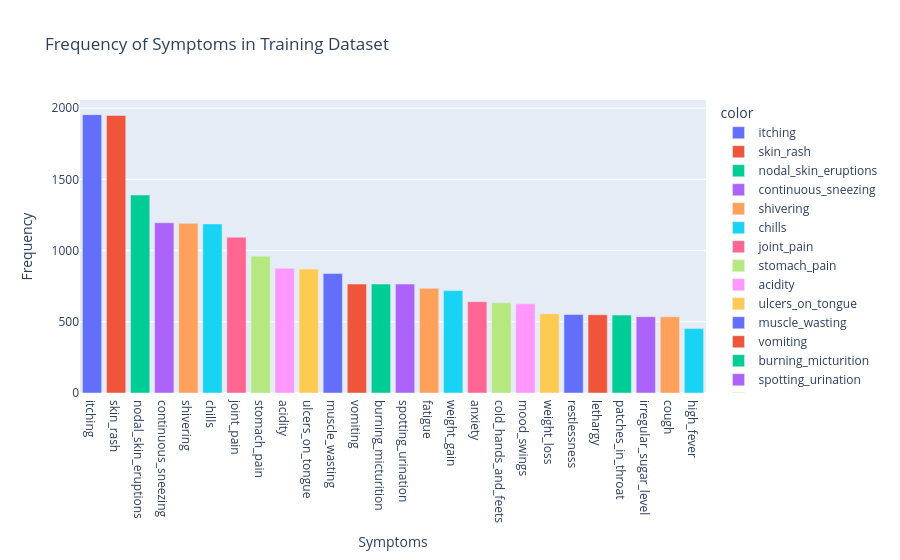

Notebook code for this chart:
### Markdown cell above
## Visualizations

### Code cell
# Most common symptoms:

symptom_cols = list(DATASET[5].columns[:-1])
symptom_freq = DATASET[5][symptom_cols].sum()
print(symptom_freq)
symptom_freq = symptom_freq.sort_values(ascending=False)

fig = px.bar(x=symptom_cols[:26],y=symptom_freq[:26],labels={'x':'Symptoms','y':'Frequency'},title='Frequency of Symptoms in Training Dataset',color =symptom_cols[:26])
fig.show()

### Figure 1 — Plotly figure (JSON) as saved in the notebook; plotly's stock layout.template omitted (floating-point values rounded to 4 significant figures)
{"data": [{"hovertemplate": "color=itching<br>Symptoms=%{x}<br>Frequency=%{y}<extra></extra>", "legendgroup": "itching", "marker": {"color": "#636efa", "pattern": {"shape": ""}}, "name": "itching", "orientation": "v", "showlegend": true, "textposition": "auto", "type": "bar", "x": ["itching"], "xaxis": "x", "y": [1954], "yaxis": "y"}, {"hovertemplate": "color=skin_rash<br>Symptoms=%{x}<br>Frequency=%{y}<extra></extra>", "legendgroup": "skin_rash", "marker": {"color": "#EF553B", "pattern": {"shape": ""}}, "name": "skin_rash", "orientation": "v", "showlegend": true, "textposition": "auto", "type": "bar", "x": ["skin_rash"], "xaxis": "x", "y": [1948], "yaxis": "y"}, {"hovertemplate": "color=nodal_skin_eruptions<br>Symptoms=%{x}<br>Frequency=%{y}<extra></extra>", "legendgroup": "nodal_skin_eruptions", "marker": {"color": "#00cc96", "pattern": {"shape": ""}}, "name": "nodal_skin_eruptions", "orientation": "v", "showlegend": true, "textposition": "auto", "type": "bar", "x": ["nodal_skin_eruptions"], "xaxis": "x", "y": [1390], "yaxis": "y"}, {"hovertemplate": "color=continuous_sneezing<br>Symptoms=%{x}<br>Frequency=%{y}<extra></extra>", "legendgroup": "continuous_sneezing", "marker": {"color": "#ab63fa", "pattern": {"shape": ""}}, "name": "continuous_sneezing", "orientation": "v", "showlegend": true, "textposition": "auto", "type": "bar", "x": ["continuous_sneezing"], "xaxis": "x", "y": [1195], "yaxis": "y"}, {"hovertemplate": "color=shivering<br>Symptoms=%{x}<br>Frequency=%{y}<extra></extra>", "legendgroup": "shivering", "marker": {"color": "#FFA15A", "pattern": {"shape": ""}}, "name": "shivering", "orientation": "v", "showlegend": true, "textposition": "auto", "type": "bar", "x": ["shivering"], "xaxis": "x", "y": [1191], "yaxis": "y"}, {"hovertemplate": "color=chills<br>Symptoms=%{x}<br>Frequency=%{y}<extra></extra>", "legendgroup": "chills", "marker": {"color": "#19d3f3", "pattern": {"shape": ""}}, "name": "chills", "orientation": "v", "showlegend": true, "textposition": "auto", "type": "bar", "x": ["chills"], "xaxis": "x", "y": [1187], "yaxis": "y"}, {"hovertemplate": "color=joint_pain<br>Symptoms=%{x}<br>Frequency=%{y}<extra></extra>", "legendgroup": "joint_pain", "marker": {"color": "#FF6692", "pattern": {"shape": ""}}, "name": "joint_pain", "orientation": "v", "showlegend": true, "textposition": "auto", "type": "bar", "x": ["joint_pain"], "xaxis": "x", "y": [1094], "yaxis": "y"}, {"hovertemplate": "color=stomach_pain<br>Symptoms=%{x}<br>Frequency=%{y}<extra></extra>", "legendgroup": "stomach_pain", "marker": {"color": "#B6E880", "pattern": {"shape": ""}}, "name": "stomach_pain", "orientation": "v", "showlegend": true, "textposition": "auto", "type": "bar", "x": ["stomach_pain"], "xaxis": "x", "y": [960], "yaxis": "y"}, {"hovertemplate": "color=acidity<br>Symptoms=%{x}<br>Frequency=%{y}<extra></extra>", "legendgroup": "acidity", "marker": {"color": "#FF97FF", "pattern": {"shape": ""}}, "name": "acidity", "orientation": "v", "showlegend": true, "textposition": "auto", "type": "bar", "x": ["acidity"], "xaxis": "x", "y": [876], "yaxis": "y"}, {"hovertemplate": "color=ulcers_on_tongue<br>Symptoms=%{x}<br>Frequency=%{y}<extra></extra>", "legendgroup": "ulcers_on_tongue", "marker": {"color": "#FECB52", "pattern": {"shape": ""}}, "name": "ulcers_on_tongue", "orientation": "v", "showlegend": true, "textposition": "auto", "type": "bar", "x": ["ulcers_on_tongue"], "xaxis": "x", "y": [870], "yaxis": "y"}, {"hovertemplate": "color=muscle_wasting<br>Symptoms=%{x}<br>Frequency=%{y}<extra></extra>", "legendgroup": "muscle_wasting", "marker": {"color": "#636efa", "pattern": {"shape": ""}}, "name": "muscle_wasting", "orientation": "v", "showlegend": true, "textposition": "auto", "type": "bar", "x": ["muscle_wasting"], "xaxis": "x", "y": [839], "yaxis": "y"}, {"hovertemplate": "color=vomiting<br>Symptoms=%{x}<br>Frequency=%{y}<extra></extra>", "legendgroup": "vomiting", "marker": {"color": "#EF553B", "pattern": {"shape": ""}}, "name": "vomiting", "orientation": "v", "showlegend": true, "textposition": "auto", "type": "bar", "x": ["vomiting"], "xaxis": "x", "y": [765], "yaxis": "y"}, {"hovertemplate": "color=burning_micturition<br>Symptoms=%{x}<br>Frequency=%{y}<extra></extra>", "legendgroup": "burning_micturition", "marker": {"color": "#00cc96", "pattern": {"shape": ""}}, "name": "burning_micturition", "orientation": "v", "showlegend": true, "textposition": "auto", "type": "bar", "x": ["burning_micturition"], "xaxis": "x", "y": [765], "yaxis": "y"}, {"hovertemplate": "color=spotting_urination<br>Symptoms=%{x}<br>Frequency=%{y}<extra></extra>", "legendgroup": "spotting_urination", "marker": {"color": "#ab63fa", "pattern": {"shape": ""}}, "name": "spotting_urination", "orientation": "v", "showlegend": true, "textposition": "auto", "type": "bar", "x": ["spotting_urination"], "xaxis": "x", "y": [765], "yaxis": "y"}, {"hovertemplate": "color=fatigue<br>Symptoms=%{x}<br>Frequency=%{y}<extra></extra>", "legendgroup": "fatigue", "marker": {"color": "#FFA15A", "pattern": {"shape": ""}}, "name": "fatigue", "orientation": "v", "showlegend": true, "textposition": "auto", "type": "bar", "x": ["fatigue"], "xaxis": "x", "y": [735], "yaxis": "y"}, {"hovertemplate": "color=weight_gain<br>Symptoms=%{x}<br>Frequency=%{y}<extra></extra>", "legendgroup": "weight_gain", "marker": {"color": "#19d3f3", "pattern": {"shape": ""}}, "name": "weight_gain", "orientation": "v", "showlegend": true, "textposition": "auto", "type": "bar", "x": ["weight_gain"], "xaxis": "x", "y": [719], "yaxis": "y"}, {"hovertemplate": "color=anxiety<br>Symptoms=%{x}<br>Frequency=%{y}<extra></extra>", "legendgroup": "anxiety", "marker": {"color": "#FF6692", "pattern": {"shape": ""}}, "name": "anxiety", "orientation": "v", "showlegend": true, "textposition": "auto", "type": "bar", "x": ["anxiety"], "xaxis": "x", "y": [641], "yaxis": "y"}, {"hovertemplate": "color=cold_hands_and_feets<br>Symptoms=%{x}<br>Frequency=%{y}<extra></extra>", "legendgroup": "cold_hands_and_feets", "marker": {"color": "#B6E880", "pattern": {"shape": ""}}, "name": "cold_hands_and_feets", "orientation": "v", "showlegend": true, "textposition": "auto", "type": "bar", "x": ["cold_hands_and_feets"], "xaxis": "x", "y": [634], "yaxis": "y"}, {"hovertemplate": "color=mood_swings<br>Symptoms=%{x}<br>Frequency=%{y}<extra></extra>", "legendgroup": "mood_swings", "marker": {"color": "#FF97FF", "pattern": {"shape": ""}}, "name": "mood_swings", "orientation": "v", "showlegend": true, "textposition": "auto", "type": "bar", "x": ["mood_swings"], "xaxis": "x", "y": [626], "yaxis": "y"}, {"hovertemplate": "color=weight_loss<br>Symptoms=%{x}<br>Frequency=%{y}<extra></extra>", "legendgroup": "weight_loss", "marker": {"color": "#FECB52", "pattern": {"shape": ""}}, "name": "weight_loss", "orientation": "v", "showlegend": true, "textposition": "auto", "type": "bar", "x": ["weight_loss"], "xaxis": "x", "y": [557], "yaxis": "y"}, {"hovertemplate": "color=restlessness<br>Symptoms=%{x}<br>Frequency=%{y}<extra></extra>", "legendgroup": "restlessness", "marker": {"color": "#636efa", "pattern": {"shape": ""}}, "name": "restlessness", "orientation": "v", "showlegend": true, "textposition": "auto", "type": "bar", "x": ["restlessness"], "xaxis": "x", "y": [551], "yaxis": "y"}, {"hovertemplate": "color=lethargy<br>Symptoms=%{x}<br>Frequency=%{y}<extra></extra>", "legendgroup": "lethargy", "marker": {"color": "#EF553B", "pattern": {"shape": ""}}, "name": "lethargy", "orientation": "v", "showlegend": true, "textposition": "auto", "type": "bar", "x": ["lethargy"], "xaxis": "x", "y": [549], "yaxis": "y"}, {"hovertemplate": "color=patches_in_throat<br>Symptoms=%{x}<br>Frequency=%{y}<extra></extra>", "legendgroup": "patches_in_throat", "marker": {"color": "#00cc96", "pattern": {"shape": ""}}, "name": "patches_in_throat", "orientation": "v", "showlegend": true, "textposition": "auto", "type": "bar", "x": ["patches_in_throat"], "xaxis": "x", "y": [547], "yaxis": "y"}, {"hovertemplate": "color=irregular_sugar_level<br>Symptoms=%{x}<br>Frequency=%{y}<extra></extra>", "legendgroup": "irregular_sugar_level", "marker": {"color": "#ab63fa", "pattern": {"shape": ""}}, "name": "irregular_sugar_level", "orientation": "v", "showlegend": true, "textposition": "auto", "type": "bar", "x": ["irregular_sugar_level"], "xaxis": "x", "y": [536], "yaxis": "y"}, {"hovertemplate": "color=cough<br>Symptoms=%{x}<br>Frequency=%{y}<extra></extra>", "legendgroup": "cough", "marker": {"color": "#FFA15A", "pattern": {"shape": ""}}, "name": "cough", "orientation": "v", "showlegend": true, "textposition": "auto", "type": "bar", "x": ["cough"], "xaxis": "x", "y": [535], "yaxis": "y"}, {"hovertemplate": "color=high_fever<br>Symptoms=%{x}<br>Frequency=%{y}<extra></extra>", "legendgroup": "high_fever", "marker": {"color": "#19d3f3", "pattern": {"shape": ""}}, "name": "high_fever", "orientation": "v", "showlegend": true, "textposition": "auto", "type": "bar", "x": ["high_fever"], "xaxis": "x", "y": [452], "yaxis": "y"}], "layout": {"barmode": "relative", "legend": {"title": {"text": "color"}, "tracegroupgap": 0}, "title": {"text": "Frequency of Symptoms in Training Dataset"}, "xaxis": {"anchor": "y", "domain": [0, 1], "title": {"text": "Symptoms"}}, "yaxis": {"anchor": "x", "domain": [0, 1], "title": {"text": "Frequency"}}}}
